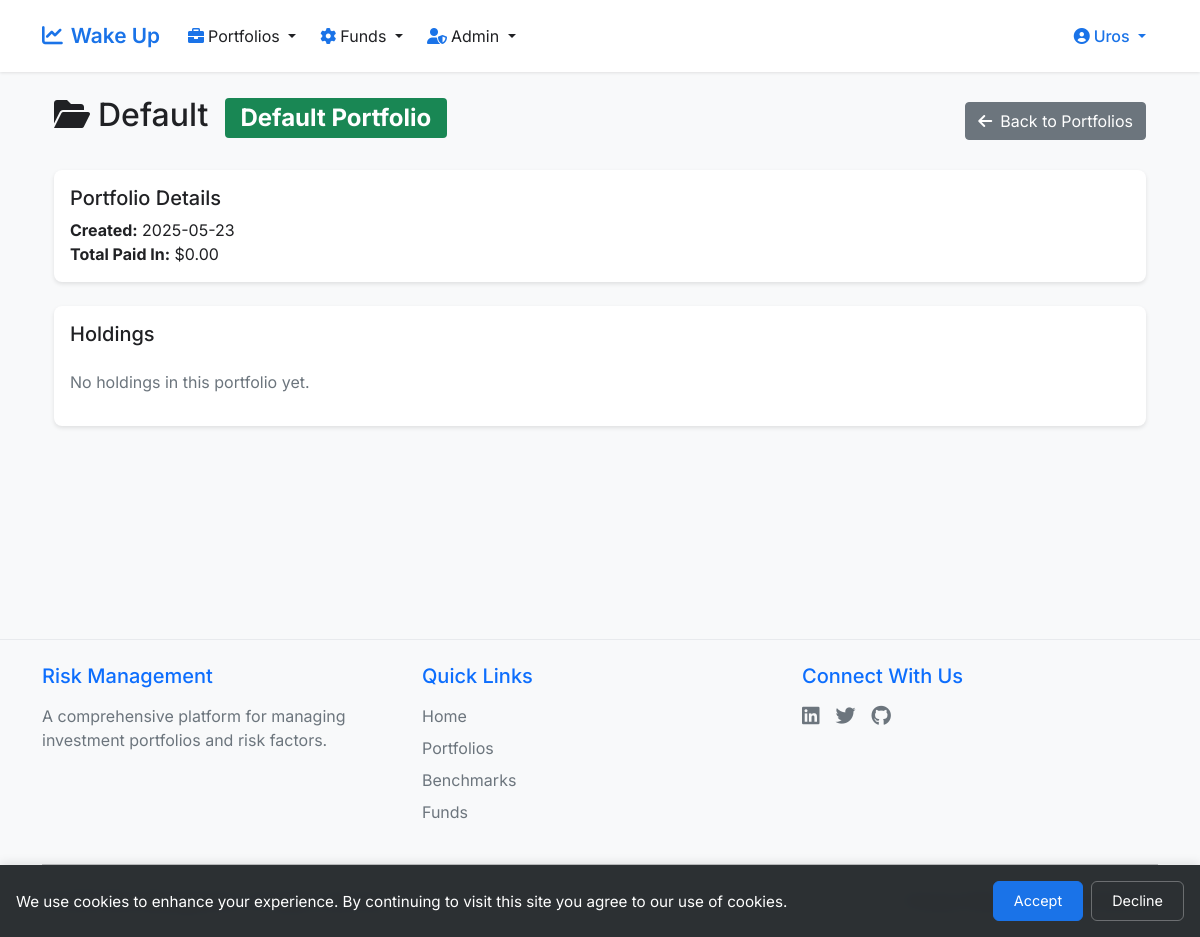
Page /portfolio/1 (signed in) on the earlier database version.
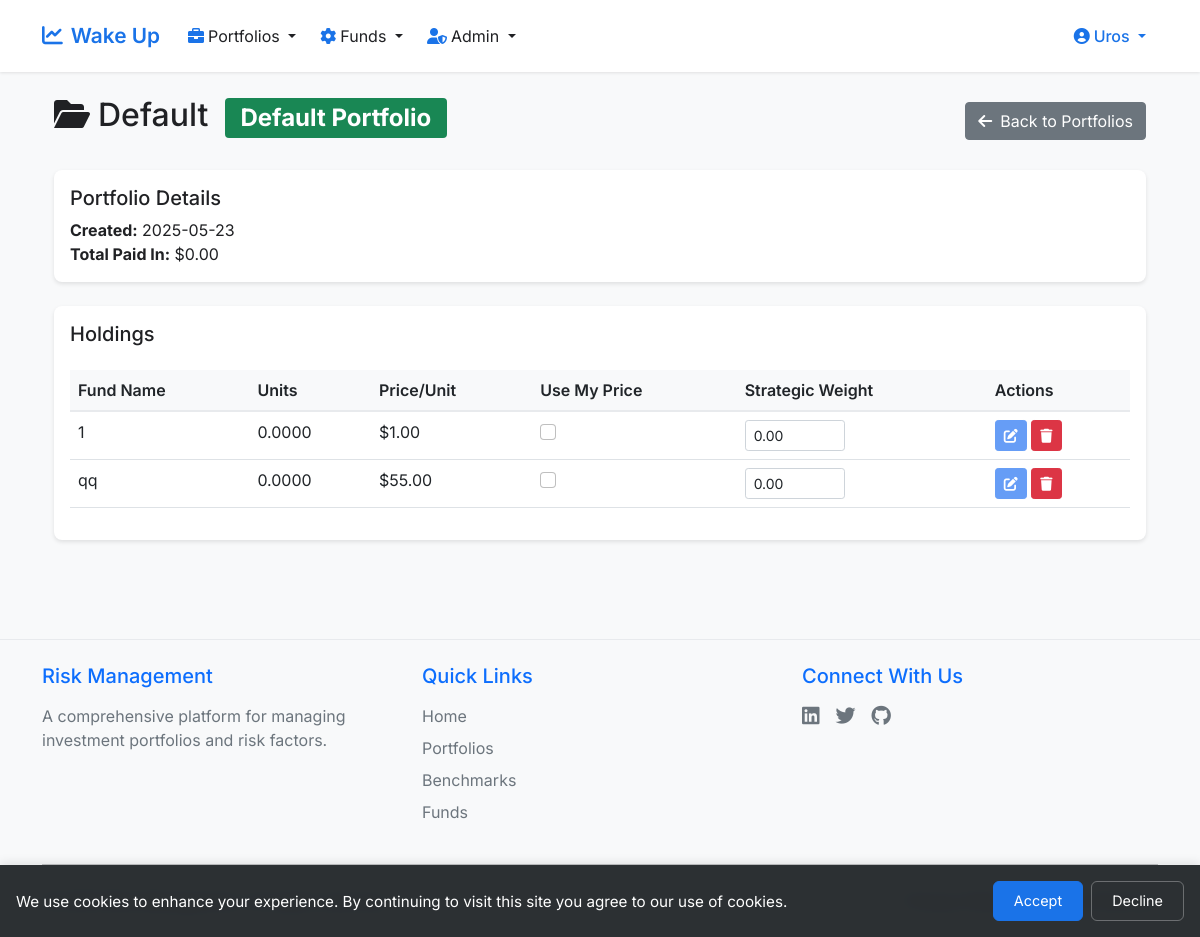
Same page on the later database version.
### app.py (models this page shows, shortened)
class User(UserMixin, db.Model):
    id = db.Column(db.Integer, primary_key=True)
    email = db.Column(db.String(120), unique=True, nullable=False)
    name = db.Column(db.String(80), nullable=False)
    password_hash = db.Column(db.String(128))
    user_type = db.Column(db.String(20), default='beginner')
    created_at = db.Column(db.DateTime, default=datetime.utcnow)
    birthday = db.Column(db.Date, nullable=True)
    portfolios = db.relationship('Portfolio', backref='user', lazy=True)
    benchmarks = db.relationship('Benchmark', back_populates='user', lazy=True)
    funds = db.relationship('Fund', back_populates='user', lazy=True)
    def is_admin(self):
        return self.user_type == 'admin'

class Portfolio(db.Model):
    __tablename__ = 'portfolio'
    id = db.Column(db.Integer, primary_key=True)
    portfolio_name = db.Column(db.String(20), nullable=False)
    user_id = db.Column(db.Integer, db.ForeignKey('user.id'), nullable=False)
    is_default = db.Column(db.Integer, nullable=False, default=0)
    paid_in = db.Column(db.Float, nullable=False, default=0.0)
    created_at = db.Column(db.DateTime, nullable=False, default=datetime.utcnow)
    __table_args__ = (
        db.UniqueConstraint('user_id', 'portfolio_name', name='unique_user_portfolio'),
    )

class Holding(db.Model):
    __tablename__ = 'holding'
    id = db.Column(db.Integer, primary_key=True)
    fund_id = db.Column(db.Integer, db.ForeignKey('fund.id'), nullable=False)
    user_id = db.Column(db.Integer, db.ForeignKey('user.id'), nullable=False)
    portfolio_id = db.Column(db.Integer, db.ForeignKey('portfolio.id'), nullable=False)
    units = db.Column(db.Float, nullable=False, default=0.0)
    price_per_unit = db.Column(db.Float, nullable=False, default=0.0)
    use_myprice = db.Column(db.Integer, nullable=False, default=0)
    strategic_weight = db.Column(db.Float, nullable=False, default=0.0)
    created_at = db.Column(db.DateTime, nullable=False, default=datetime.utcnow)
    fund = db.relationship('Fund', backref='holdings', lazy=True)
    user = db.relationship('User', backref='holdings', lazy=True)
    portfolio = db.relationship('Portfolio', backref='holdings', lazy=True)

class Fund(db.Model):
    __tablename__ = 'fund'
    id = db.Column(db.Integer, primary_key=True)
    fund_name = db.Column(db.String(120), nullable=False)
    user_id = db.Column(db.Integer, db.ForeignKey('user.id'), nullable=False)
    benchmark_id = db.Column(db.Integer, db.ForeignKey('benchmark.id'), nullable=False)
    generic_fund = db.Column(db.Integer, nullable=False, default=0)
    identifier = db.Column(db.String(50), nullable=True)
    long_name = db.Column(db.String(200), nullable=True)
    one_word_name = db.Column(db.String(50), nullable=True)
    price = db.Column(db.Float, nullable=True)
    date = db.Column(db.Date, nullable=True)
    ticker = db.Column(db.String(20), nullable=True)
    vehicle = db.Column(db.Integer, nullable=True)
    created_at = db.Column(db.DateTime, nullable=False, default=datetime.utcnow)
    user = db.relationship('User', back_populates='funds', lazy=True)
    benchmark = db.relationship('Benchmark', back_populates='funds', lazy=True)

### app.py (the view)
@app.route('/portfolio/<int:id>')
@login_required
def view_portfolio(id):
    portfolio = Portfolio.query.filter_by(id=id, user_id=current_user.id).first_or_404()
    holdings = Holding.query.filter_by(portfolio_id=id).all()
    return render_template('view_portfolio.html', portfolio=portfolio, holdings=holdings)

### app.py (called while the page is built)
@app.after_request
def add_security_headers(response):
    response.headers['X-Content-Type-Options'] = 'nosniff'
    response.headers['X-Frame-Options'] = 'SAMEORIGIN'
    response.headers['X-XSS-Protection'] = '1; mode=block'
    response.headers['Strict-Transport-Security'] = 'max-age=31536000; includeSubDomains'
    return response

@login_manager.user_loader
def load_user(user_id):
    return User.query.get(int(user_id))

def login_required(f):
    @wraps(f)
    def decorated_function(*args, **kwargs):
        if not current_user.is_authenticated:
            return redirect(url_for('login'))
        return f(*args, **kwargs)
    return decorated_function

@app.context_processor
def inject_now():
    return {'now': datetime.utcnow()}

### templates/view_portfolio.html (shortened to what this page needs)
{% extends "base.html" %}
{% block content %}
<div class="container">
    <div class="d-flex justify-content-between align-items-center mb-4">
        <h2>
            <i class="fas fa-folder-open me-2"></i>{{ portfolio.portfolio_name }}
            {% if portfolio.is_default %}
            <span class="badge bg-success ms-2">Default Portfolio</span>
            {% endif %}
        </h2>
        <a href="{{ url_for('get_portfolios') }}" class="btn btn-secondary">
            <i class="fas fa-arrow-left me-2"></i>Back to Portfolios
        </a>
    </div>
    <div class="card mb-4">
        <div class="card-body">
            <div class="row">
                <div class="col-md-6">
                    <h5 class="card-title">Portfolio Details</h5>
                    <p class="card-text">
                        <strong>Created:</strong> {{ portfolio.created_at.strftime('%Y-%m-%d') }}<br>
                        <strong>Total Paid In:</strong> ${{ "%.2f"|format(portfolio.paid_in) }}
                    </p>
                </div>
            </div>
        </div>
    </div>
    <div class="card">
        <div class="card-body">
            <h5 class="card-title mb-4">Holdings</h5>
            {% if portfolio.holdings %}
            <div class="table-responsive">
                <table class="table">
                    <thead>
                        <tr>
                            <th>Fund Name</th>
                            <th>Units</th>
                            <th>Price/Unit</th>
                            <th>Use My Price</th>
                            <th>Strategic Weight</th>
                            <th>Actions</th>
                        </tr>
                    </thead>
                    <tbody>
                        {% for holding in portfolio.holdings %}
                        <tr>
                            <td>{{ holding.fund.fund_name }}</td>
                            <td>{{ "%.4f"|format(holding.units) }}</td>
                            <td>${{ "%.2f"|format(holding.price_per_unit) }}</td>
                            <td>
                                <div class="form-check">
                                    <input class="form-check-input" type="checkbox"
                                           onchange="updateUseMyPrice({{ holding.id }}, this.checked)"
                                           id="useMyPrice{{ holding.id }}">
                                </div>
                            </td>
                            <td>
                                <input type="number" class="form-control form-control-sm"
                                       value="{{ "%.2f"|format(holding.strategic_weight) }}"
                                       min="0" max="1" step="0.01"
                                       onchange="updateStrategicWeight({{ holding.id }}, this.value)"
                                       style="width: 100px;">
                            </td>
                            <td>
                                <button class="btn btn-sm btn-primary" onclick="editHolding({{ holding.id }})">
                                    <i class="fas fa-edit"></i>
                                </button>
                                <button class="btn btn-sm btn-danger" onclick="deleteHolding({{ holding.id }})">
                                    <i class="fas fa-trash"></i>
                                </button>
                            </td>
                        </tr>
                        {% endfor %}
                    </tbody>
                </table>
            </div>
            {% else %}
            <p class="text-muted">No holdings in this portfolio yet.</p>
            {% endif %}
        </div>
    </div>
</div>
{% endblock %}

### templates/base.html (shortened to what this page needs)
<!DOCTYPE html>
<html lang="en">
<head>
    <link href="https://cdn.jsdelivr.net/npm/bootstrap@5.1.3/dist/css/bootstrap.min.css" rel="stylesheet">
    <link href="https://cdnjs.cloudflare.com/ajax/libs/font-awesome/6.0.0/css/all.min.css" rel="stylesheet">
</head>
<body>
    <nav class="navbar navbar-expand-lg">
        <div class="container">
            <a class="navbar-brand" href="{{ url_for('home') }}">
                <i class="fas fa-chart-line me-2"></i>Wake Up
            </a>
            <div class="collapse navbar-collapse" id="navbarNav">
                <ul class="navbar-nav me-auto">
                    {% if current_user.is_authenticated %}
                    <li class="nav-item dropdown">
                        <a class="nav-link dropdown-toggle" href="#" id="portfoliosDropdown" role="button" data-bs-toggle="dropdown">
                            <i class="fas fa-briefcase me-1"></i>Portfolios
                        </a>
                    </li>
                    <li class="nav-item dropdown">
                        <a class="nav-link dropdown-toggle" href="#" id="optionsDropdown" role="button" data-bs-toggle="dropdown">
                            <i class="fas fa-cog me-1"></i>Funds
                        </a>
                    </li>
                    {% if current_user.is_admin() %}
<li class="nav-item dropdown">
    <a class="nav-link dropdown-toggle" href="{{ url_for('admin_dashboard') }}">
        <i class="fas fa-user-shield me-1"></i>Admin
    </a>
</li>
{% endif %}
                    {% endif %}
                </ul>
                <ul class="navbar-nav ms-auto">
                    {% if current_user.is_authenticated %}
                    <li class="nav-item dropdown">
                        <a class="nav-link dropdown-toggle profile-link" href="#" id="profileDropdown" role="button" data-bs-toggle="dropdown">
                            <i class="fas fa-user-circle me-1"></i>{{ current_user.name }}
                        </a>
                    </li>
                    {% endif %}
                </ul>
            </div>
        </div>
    </nav>
    <div class="main-content">
        <div class="container mt-4 pb-5">
            {% block content %}{% endblock %}
        </div>
    </div>
    <div id="cookieConsent" class="cookie-consent" style="display: none;">
        <div class="cookie-content">
            <p>We use cookies to enhance your experience. By continuing to visit this site you agree to our use of cookies.</p>
            <div class="cookie-buttons">
                <button onclick="acceptCookies()" class="btn btn-primary">Accept</button>
                <button onclick="declineCookies()" class="btn btn-secondary">Decline</button>
            </div>
        </div>
    </div>
    <footer class="footer mt-auto py-4 bg-light">
        <div class="container">
            <div class="row">
                <div class="col-md-4 mb-3 mb-md-0">
                    <h5 class="text-primary mb-3">Risk Management</h5>
                    <p class="text-muted mb-0">A comprehensive platform for managing investment portfolios and risk factors.</p>
                </div>
                <div class="col-md-4 mb-3 mb-md-0">
                    <h5 class="text-primary mb-3">Quick Links</h5>
                    <ul class="list-unstyled">
                        <li class="mb-2"><a href="{{ url_for('home') }}" class="text-decoration-none text-muted">Home</a></li>
                        <li class="mb-2"><a href="{{ url_for('get_portfolios') }}" class="text-decoration-none text-muted">Portfolios</a></li>
                        <li class="mb-2"><a href="{{ url_for('get_benchmarks') }}" class="text-decoration-none text-muted">Benchmarks</a></li>
                        <li class="mb-2"><a href="{{ url_for('get_funds') }}" class="text-decoration-none text-muted">Funds</a></li>
                    </ul>
                </div>
                <div class="col-md-4">
                    <h5 class="text-primary mb-3">Connect With Us</h5>
                    <div class="d-flex gap-3">
                        <a href="#" class="text-muted text-decoration-none" title="LinkedIn">
                            <i class="fab fa-linkedin fa-lg"></i>
                        </a>
                        <a href="#" class="text-muted text-decoration-none" title="Twitter">
                            <i class="fab fa-twitter fa-lg"></i>
                        </a>
                        <a href="#" class="text-muted text-decoration-none" title="GitHub">
                            <i class="fab fa-github fa-lg"></i>
                        </a>
                    </div>
                </div>
            </div>
            <div class="row align-items-center">
                <div class="col-md-6 text-center text-md-start">
                    <p class="text-muted mb-0">&copy; {{ now.year }} Risk Management. All rights reserved.</p>
                </div>
                <div class="col-md-6 text-center text-md-end">
                    <a href="{{ url_for('privacy_policy') }}" class="text-muted text-decoration-none me-3">Privacy Policy</a>
                    <a href="#" class="text-muted text-decoration-none">Terms of Service</a>
                </div>
            </div>
        </div>
    </footer>
</body>
</html>

### templates/base.html (style rules this page uses)
:root { --primary-color: #1a73e8; --secondary-color: #4285f4; --accent-color: #669df6; --text-color: #202124; --light-bg: #f8f9fa; --border-color: #e8eaed; --white: #ffffff; --icon-color: #1a73e8; }
body { font-family: 'Inter', sans-serif; color: var(--text-color); background-color: var(--light-bg); min-height: 100vh; display: flex; flex-direction: column; }
.main-content { flex: 1 0 auto; min-height: 15cm; }
.navbar { background: var(--white); padding: 1rem 0; box-shadow: 0 1px 3px rgba(0, 0, 0, 0.1); min-height: 64px; }
.navbar-brand { font-weight: 600; color: var(--primary-color) !important; font-size: 1.3rem; padding: 0.5rem 0; line-height: 1; }
.nav-link { color: var(--text-color) !important; font-size: 1rem; padding: 0.75rem 0.75rem !important; transition: color 0.2s ease; line-height: 1; }
.nav-link i { transition: transform 0.2s ease; color: var(--primary-color); }
.profile-link { color: var(--primary-color) !important; font-weight: 500; }
.profile-link i { color: var(--primary-color); }
.btn-primary { background-color: var(--accent-color); border-color: var(--accent-color); }
.card { border-radius: 8px; box-shadow: 0 2px 4px rgba(0, 0, 0, 0.1); border: none; }
.table th { background-color: var(--light-bg); border-bottom: 2px solid var(--border-color); font-weight: 600; }
.cookie-consent { position: fixed; bottom: 0; left: 0; right: 0; background: rgba(33, 37, 41, 0.95); color: white; padding: 1rem; z-index: 9999; box-shadow: 0 -2px 10px rgba(0, 0, 0, 0.1); backdrop-filter: blur(10px); -webkit-backdrop-filter: blur(10px); }
.cookie-content { max-width: 1200px; margin: 0 auto; display: flex; align-items: center; justify-content: space-between; gap: 1rem; }
.cookie-content p { margin: 0; font-size: 0.95rem; line-height: 1.4; }
.cookie-buttons { display: flex; gap: 0.5rem; flex-shrink: 0; }
.cookie-buttons .btn { padding: 0.5rem 1.25rem; font-size: 0.9rem; border-radius: 6px; transition: all 0.2s ease; }
.cookie-buttons .btn-primary { background-color: var(--primary-color); border-color: var(--primary-color); }
.cookie-buttons .btn-secondary { background-color: transparent; border: 1px solid rgba(255, 255, 255, 0.3); color: white; }
.footer { background-color: var(--light-bg); border-top: 1px solid var(--border-color); }

Differences in the rows shown:
added Holding: fund.fund_name "1", units "0.0000", price_per_unit "1.00", strategic_weight "0.00"
added Holding: fund.fund_name "qq", units "0.0000", price_per_unit "55.00", strategic_weight "0.00"
Other differences:
text no longer shown: "No holdings in this portfolio yet."
text now shown: "Fund Name Units Price/Unit Use My Price Strategic Weight Actions"
